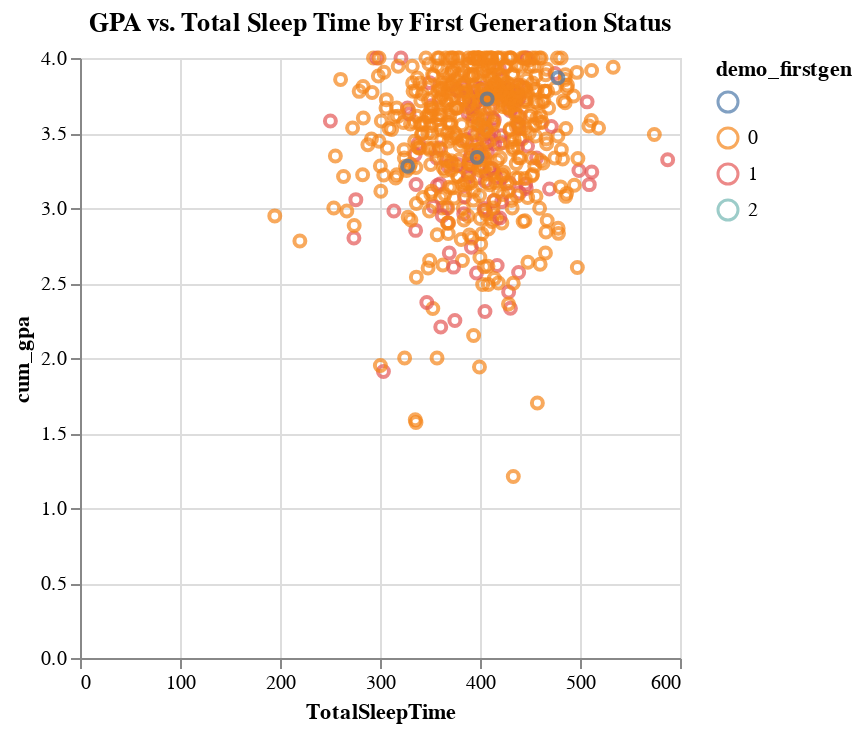

The notebook cell this image was saved under:
### Markdown cell above
# Based off of this regression results, it looks to be that the p value of less than 0.05 shows a significance in students who are non-first gen and those who are first gen in how sleep affects cumulative gpa. Higher sleep shows to equal to a higher GPA for students who are not first generation, however for first generation students, it does not seem to be significant.

### Code cell
## Visualizations of data

import altair as alt
# Create a histogram of 'TotalSleepTime' faceted by 'cum_gpa' for first generation students
chart_firstgen = alt.Chart(sleep_data_firstgen).mark_bar().encode(
    # Use 'TotalSleepTime' on the x-axis with binning for the histogram bars
    x=alt.X('cum_gpa', bin=False),
    # Use the count of occurrences for each bin on the y-axis
    y='TotalSleepTime',
)
# Display the chart
chart_firstgen



import altair as alt

# Create a scatter plot of TotalSleepTime and cum_gpa for first generation students
chart_first_scatter = alt.Chart(sleep_data_firstgen).mark_point().encode(
    x='TotalSleepTime',
    y='cum_gpa',
    color = 'demo_firstgen'
)

# Display the chart
chart_first_scatter




# create histogram of 'TotalSleepTime' faceted by 'cum_gpa' for non first generation students
chart_non = alt.Chart(sleep_data_nonfirstgen).mark_bar().encode(
    # Use 'TotalSleepTime' on the x-axis with binning for the histogram bars
    x=alt.X('TotalSleepTime', bin=True),
    # Use the count of occurrences for each bin on the y-axis
    y='cum_gpa',
)
# Display the chart
chart_non

# Create a scatter plot of cum_gpa vs TotalSleepTime for non first generation students
scatter_plot_non = alt.Chart(sleep_data_df).mark_point().encode(
    x='TotalSleepTime',
    y='cum_gpa',
    color='demo_firstgen',  # Color points by demo_firstgen
    tooltip=['cum_gpa', 'TotalSleepTime', 'demo_firstgen']  # Add tooltips
).properties(
    title='GPA vs. Total Sleep Time by First Generation Status'
)

# Display the chart
scatter_plot_non

### Figure 1 — Vega-Lite specification as saved in the notebook (floating-point values rounded to 4 significant figures; data arrays with more than 128 entries replaced by an {"elided": "..."} marker saying what was removed)
{"config": {"view": {"continuousWidth": 300, "continuousHeight": 300}}, "data": {"name": "data-fa6a19edbacb9841539e20e6f2f969e0"}, "mark": {"type": "point"}, "encoding": {"color": {"field": "demo_firstgen", "type": "nominal"}, "tooltip": [{"field": "cum_gpa", "type": "quantitative"}, {"field": "TotalSleepTime", "type": "quantitative"}, {"field": "demo_firstgen", "type": "nominal"}], "x": {"field": "TotalSleepTime", "type": "quantitative"}, "y": {"field": "cum_gpa", "type": "quantitative"}}, "title": "GPA vs. Total Sleep Time by First Generation Status", "$schema": "https://vega.github.io/schema/vega-lite/v5.20.1.json", "datasets": {"data-fa6a19edbacb9841539e20e6f2f969e0": {"elided": "634 records"}}}
